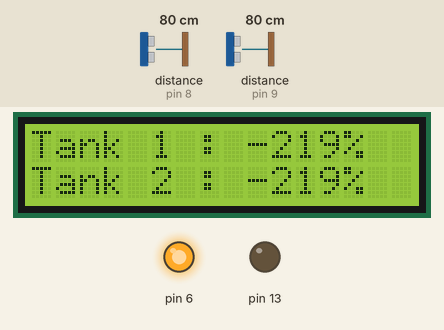
Simulated run of this sketch. Board: Arduino Uno, built with avr-gcc and run on an emulated ATmega328P. Parts: 16×2 character LCD, output pins drawn as LEDs (lit = HIGH). Wiring (inferred from the names in the program): 2 × ultrasonic range finder: trigger pin 10, echo pin 9 / trigger A0, echo pin 8. Inputs (shaded band) come from the test bench; at power-on: distance to the obstacle (sensors on pin 9, pin 8) 80 cm. The echo pulse lasts 58.3 µs per cm; pins used as bus, display or sensor lines are not drawn.

Above: at 1.2 s.
1.3 s: distance to the obstacle (sensor on pin 9) set to 9 cm
At 2.1 s:
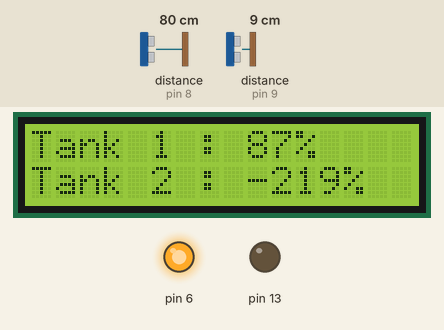
2.8 s: distance to the obstacle (sensor on pin 9) set to 6 cm
At 3.8 s:
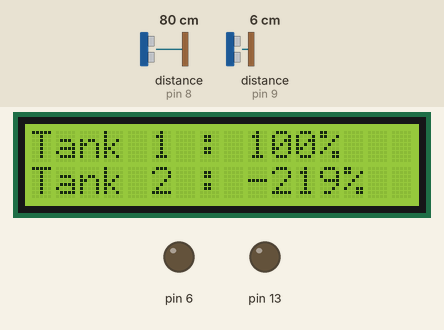
4.3 s: distance to the obstacle (sensor on pin 8) set to 9 cm
At 5.4 s:
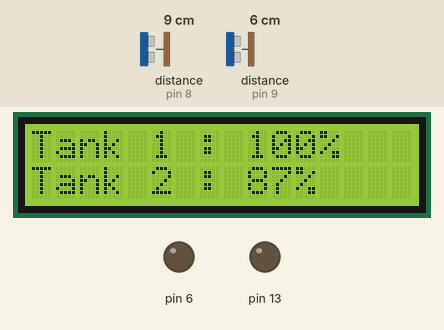
5.8 s: distance to the obstacle (sensor on pin 8) set to 6 cm
At 6.8 s:
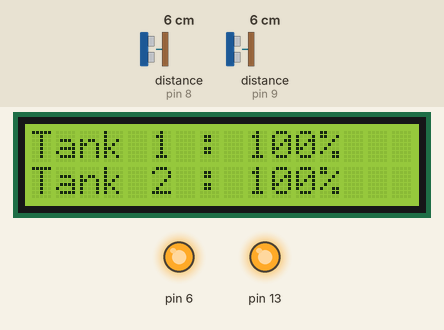
7.3 s: distance to the obstacle (sensor on pin 9) set to 99 cm
At 7.33 s:
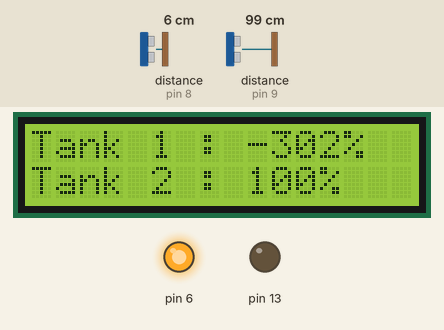
8.8 s: distance to the obstacle (sensor on pin 8) set to 2 cm
At 8.83 s:
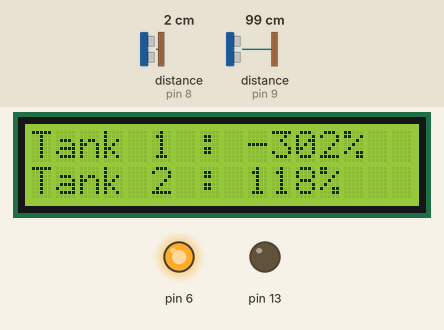
Timing chart, 0 to 11.3 s (numbered marks = the images above; inputs shaded):
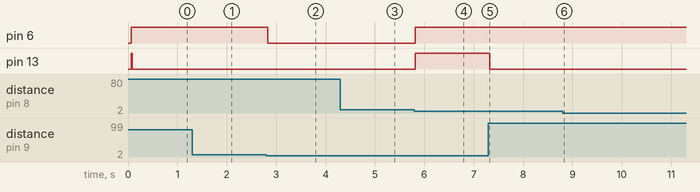

Measured:
- the behaviour switches between 8 and 7 cm on distance to the obstacle (sensor on pin 9) (found by bisection; images 1 and 2)
- the behaviour switches between 8 and 7 cm on distance to the obstacle (sensor on pin 8) (found by bisection; images 3 and 4)
- after the input at 1.3 s, the display: changes at once (image 1)
- after the input at 2.8 s, pin 6: HIGH → LOW at once; the display: changes at once (image 2)
- after the input at 4.3 s, the display: changes at once (image 3)
- after the input at 5.8 s, pin 6, pin 13: LOW → HIGH at once; the display: changes at once (image 4)
- after the input at 7.3 s, pin 13: HIGH → LOW at once; the display: changes at once (image 5)
- after the input at 8.8 s, the display: first differs from a run without the input at once (image 6)

The sketch:

demo2.ino
```cpp
#include<LiquidCrystal.h>
#include <Servo.h>


int pos = 0;
int i;
LiquidCrystal lcd(12 , 11, 5, 4, 3, 2);
int trigPin1=10;
int echoPin1=9;

int trigPin2=A0;
int echoPin2=8;


int tank1 =6 ;
int relay = 13;
int distance1=0;
int distance2=0;
long duration1;
long duration2;

const int maxCap1=28;
const int maxCap2=28;


void setup()
{

  lcd.begin(16, 2);

  pinMode(trigPin1, OUTPUT);
  pinMode(echoPin1, INPUT);
  pinMode(trigPin2, OUTPUT);
  pinMode(echoPin2, INPUT);


  pinMode(6,OUTPUT);
  digitalWrite(6,HIGH);
  pinMode(13,OUTPUT);
  digitalWrite(13,HIGH);


}

void loop()
{


  digitalWrite(trigPin1, LOW);
  delayMicroseconds(2);
  digitalWrite(trigPin1, HIGH);
  delayMicroseconds(10);
  digitalWrite(trigPin1, LOW);
  duration1 = pulseIn(echoPin1, HIGH);
  distance1= duration1*0.034/2;

  digitalWrite(trigPin2, LOW);
  delayMicroseconds(2);
  digitalWrite(trigPin2, HIGH);
  delayMicroseconds(10);
  digitalWrite(trigPin2, LOW);
  duration2 = pulseIn(echoPin2, HIGH);
  distance2= duration2*0.034/2;


  lcd.setCursor(0,0);
  int temp1=(maxCap1-distance1)*4.38;
  lcd.print("Tank 1 : ");
  lcd.print(temp1);
  lcd.print("%    ");

  lcd.setCursor(0,1);
  int temp2=(maxCap2-distance2)*4.38;
  lcd.print("Tank 2 : ");
  lcd.print(temp2);
  lcd.print("%    ");

  delay(7);


  if(temp1>=96&&temp2<96)
  {

    digitalWrite(6,LOW);
  }
  if(temp2>=96&&temp1<96)
  {
    digitalWrite(6,HIGH);
  }


  if(temp1>=96&&temp2>=96)
  {
    digitalWrite(13,HIGH);
    digitalWrite(6,HIGH);

  }
  else
  {
    digitalWrite(13,LOW);

  }


}
```
